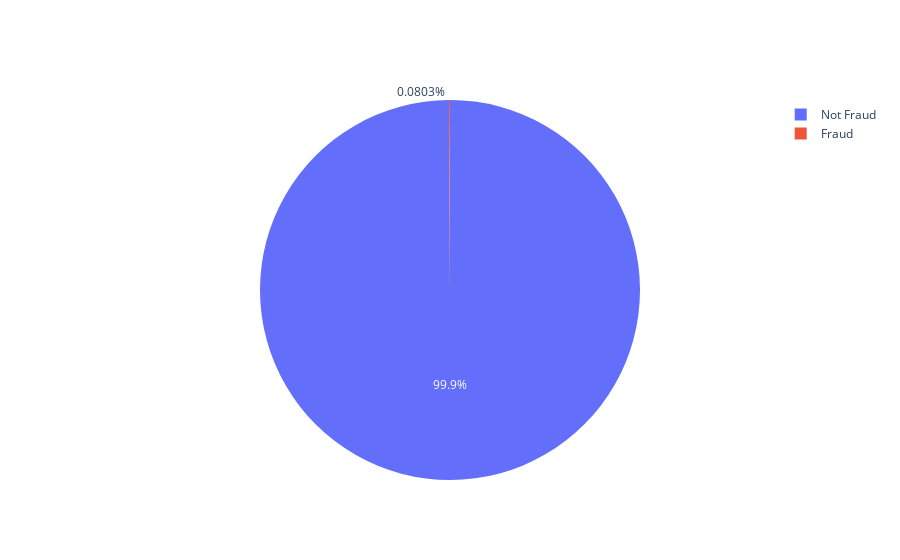

Notebook code for this chart:
### Code cell
#Checking for balance in target
fig = go.Figure(data=[go.Pie(labels=['Not Fraud','Fraud'], values=df['isFraud'].value_counts())])
fig.show()

### Figure 1 — Plotly figure (JSON) as saved in the notebook; plotly's stock layout.template omitted (floating-point values rounded to 4 significant figures)
{"data": [{"labels": ["Not Fraud", "Fraud"], "type": "pie", "values": [5995185, 4815]}], "layout": {}}
